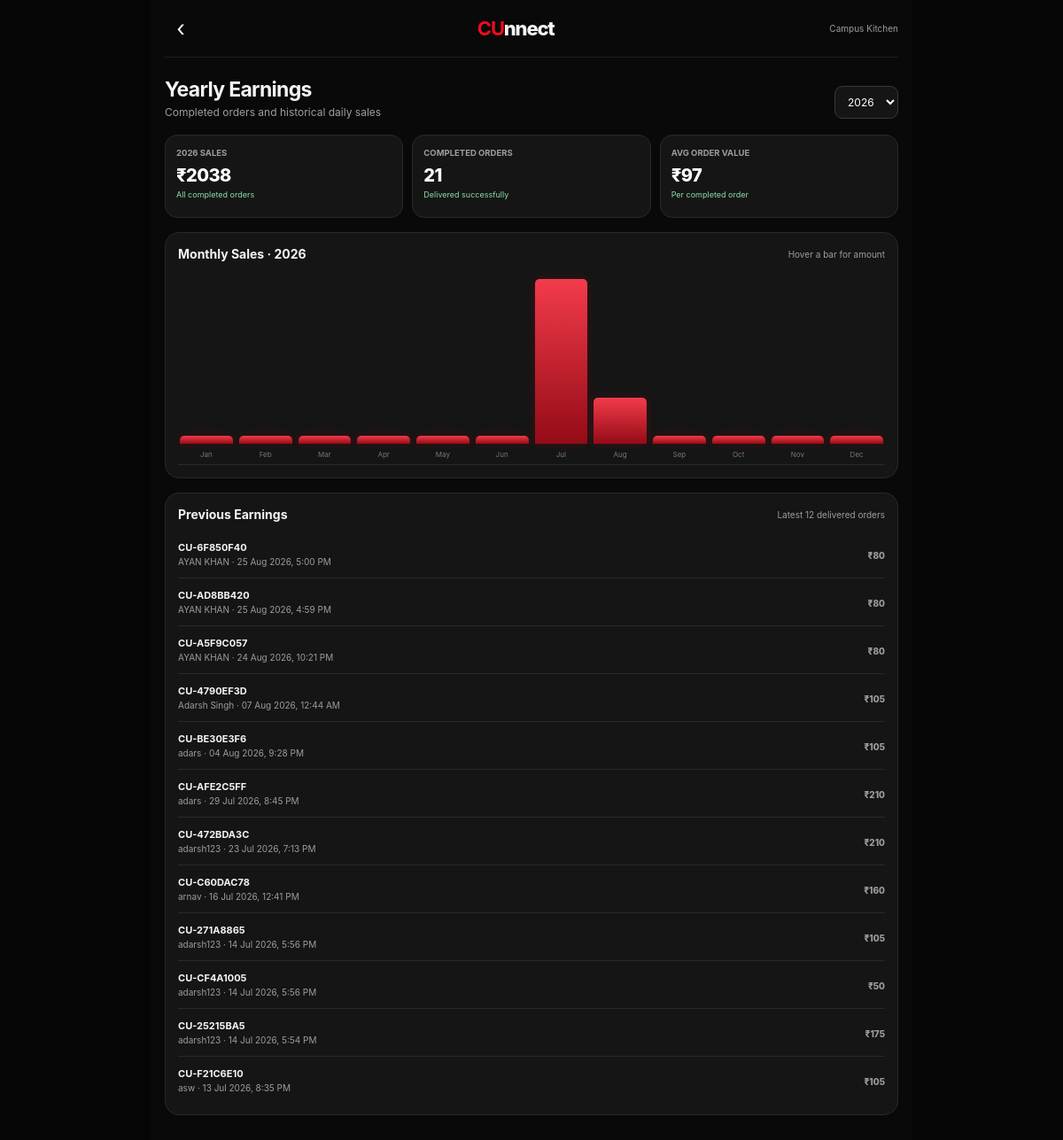
/vendor/earnings/ (signed in), run on the app's committed database.
### myapp/models.py (models this page shows, shortened)
class VendorProfile(models.Model):
    VENDOR_TYPE_CHOICES = [
        ("food", "Food Vendor"),
        ("printout", "Printout Vendor"),
        ("hostel", "Hostel Essentials Vendor"),
    ]
    user = models.OneToOneField(
        User,
        on_delete=models.CASCADE,
        related_name="vendor_profile"
    )
    business_name = models.CharField(max_length=150)
    vendor_type = models.CharField(
        max_length=30,
        default="food"
    )
    kitchen_open = models.BooleanField(default=True)
    phone = models.CharField(
        max_length=15,
        unique=True,
        null=True,
        blank=True
    )
    bw_price_per_page = models.DecimalField(
        max_digits=6,
        decimal_places=2,
        default=1.00
    )
    color_price_per_page = models.DecimalField(
        max_digits=6,
        decimal_places=2,
        default=5.00
    )
    is_approved = models.BooleanField(default=False)
    is_active = models.BooleanField(default=True)
    upi_id = models.CharField(max_length=120, blank=True, default="")
    upi_qr_image = models.ImageField(
        upload_to="vendor_qr/", blank=True, null=True)
    logo = models.ImageField(
        upload_to="vendor_logo/", blank=True, null=True)
    store_description = models.TextField(blank=True, default="")

### food/models.py (models this page shows, shortened)
class Order(models.Model):
    STATUS_CHOICES = [
        ("pending", "Pending"),
        ("accepted", "Accepted"),
        ("preparing", "Preparing"),
        ("ready", "Ready for Pickup"),
        ("out_for_delivery", "Out for Delivery"),
        ("completed", "Completed"),
        ("cancelled", "Cancelled"),
    ]
    PAYMENT_STATUS_CHOICES = [
        ("pending", "Pending"),
        ("paid", "Paid"),
        ("failed", "Failed"),
    ]
    order_number = models.CharField(
        max_length=20,
        unique=True,
        editable=False
    )
    vendor = models.ForeignKey(
        "myapp.VendorProfile",
        on_delete=models.CASCADE,
        related_name="orders"
    )
    customer = models.ForeignKey(
        settings.AUTH_USER_MODEL,
        on_delete=models.SET_NULL,
        null=True,
        blank=True,
        related_name="food_orders"
    )
    delivery_partner = models.ForeignKey(
        "myapp.DeliveryProfile",
        on_delete=models.SET_NULL,
        null=True,
        blank=True,
        related_name="assigned_orders"
    )
    customer_name = models.CharField(max_length=120)
    customer_phone = models.CharField(max_length=15)
    delivery_address = models.TextField()
    landmark = models.CharField(max_length=200, blank=True)
    customer_upi = models.CharField(max_length=120, blank=True, default="")
    txn_last4 = models.CharField(max_length=4, blank=True, default="")
    txn_id = models.CharField(max_length=64, blank=True, default="")
    payment_method = models.CharField(
        max_length=30,
        default="cash"
    )
    payment_status = models.CharField(
        max_length=20,
        choices=PAYMENT_STATUS_CHOICES,
        default="pending"
    )
    status = models.CharField(
        max_length=20,
        choices=STATUS_CHOICES,
        default="pending"
    )
    subtotal = models.DecimalField(
        max_digits=10,
        decimal_places=2,
        default=0
    )
    discount = models.DecimalField(
        max_digits=10,
        decimal_places=2,
        default=0
    )
    total_amount = models.DecimalField(
        max_digits=10,
        decimal_places=2,
        default=0
    )
    order_note = models.TextField(blank=True)
    delivery_otp = models.CharField(
        max_length=4,
        blank=True,
        default=""
    )
    otp_verified = models.BooleanField(default=False)
    delivered_at = models.DateTimeField(
        null=True,
        blank=True
    )
    created_at = models.DateTimeField(auto_now_add=True)
    updated_at = models.DateTimeField(auto_now=True)
    class Meta:
        ordering = ["-created_at"]

### myapp/views.py (the view)
# urls.py: path("vendor/earnings/", views.vendor_earnings),
@vendor_required
def vendor_earnings(request):
    vendor = request.user.vendor_profile
    current_year = timezone.localdate().year
    try:
        selected_year = int(request.GET.get("year", current_year))
    except (TypeError, ValueError):
        selected_year = current_year
    completed_orders = Order.objects.filter(
        vendor=vendor,
        status="completed",
        delivered_at__isnull=False
    )
    available_years = sorted(
        {date.year for date in completed_orders.dates("delivered_at", "year")},
        reverse=True
    )
    if current_year not in available_years:
        available_years.insert(0, current_year)
    yearly_orders = completed_orders.filter(
        delivered_at__year=selected_year
    )
    raw_months = yearly_orders.annotate(
        earning_month=TruncMonth("delivered_at")
    ).values("earning_month").annotate(
        total=Sum("total_amount"),
        orders=Count("id")
    )
    month_totals = {
        item["earning_month"].month: item["total"]
        for item in raw_months
    }
    month_orders = {
        item["earning_month"].month: item["orders"]
        for item in raw_months
    }
    month_labels = [
        "Jan", "Feb", "Mar", "Apr", "May", "Jun",
        "Jul", "Aug", "Sep", "Oct", "Nov", "Dec"
    ]
    monthly_sales = []
    for month_number, label in enumerate(month_labels, start=1):
        monthly_sales.append({
            "month": label,
            "amount": month_totals.get(month_number, 0),
            "orders": month_orders.get(month_number, 0),
        })
    max_month_sale = max(
        [item["amount"] for item in monthly_sales] or [1]
    )
    for item in monthly_sales:
        item["bar_height"] = max(
            5,
            int((item["amount"] / max_month_sale) * 100)
        ) if max_month_sale else 5
    yearly_total = yearly_orders.aggregate(
        total=Sum("total_amount")
    )["total"] or 0
    completed_order_count = yearly_orders.count()
    average_order_value = (
        yearly_total / completed_order_count
        if completed_order_count else 0
    )
    recent_earnings = yearly_orders.order_by(
        "-delivered_at"
    )[:12]
    return render(request, "food/vendor_earnings.html", {
        "vendor": vendor,
        "selected_year": selected_year,
        "available_years": available_years,
        "monthly_sales": monthly_sales,
        "yearly_total": yearly_total,
        "completed_order_count": completed_order_count,
        "average_order_value": average_order_value,
        "recent_earnings": recent_earnings,
    })

### food/templates/food/vendor_earnings.html (shortened to what this page needs)
<!DOCTYPE html>
<html lang="en">
<head>
</head>
<body>
  <main class="app">
    <header class="header"><a class="back" href="{% url 'vendor_dashboard' %}" aria-label="Back to dashboard">‹</a><div class="brand"><strong>CU</strong>nnect</div><span class="vendor">{{ vendor.business_name }}</span></header>
    <section class="heading">
      <div><h1>Yearly Earnings</h1><p>Completed orders and historical daily sales</p></div>
      <form method="get"><select class="year-select" name="year" onchange="this.form.submit()">{% for year in available_years %}<option value="{{ year }}" {% if year == selected_year %}selected{% endif %}>{{ year }}</option>{% endfor %}</select></form>
    </section>
    <section class="stats">
      <article class="stat"><label>{{ selected_year }} SALES</label><strong>₹{{ yearly_total|floatformat:0 }}</strong><span>All completed orders</span></article>
      <article class="stat"><label>COMPLETED ORDERS</label><strong>{{ completed_order_count }}</strong><span>Delivered successfully</span></article>
      <article class="stat"><label>AVG ORDER VALUE</label><strong>₹{{ average_order_value|floatformat:0 }}</strong><span>Per completed order</span></article>
    </section>
    <section class="panel">
      <div class="panel-head"><h2>Monthly Sales · {{ selected_year }}</h2><span>Hover a bar for amount</span></div>
      <div class="chart">
        {% for item in monthly_sales %}
          <div class="bar-wrap"><span class="bar-amount">₹{{ item.amount|floatformat:0 }}</span><div class="bar" style="height:{{ item.bar_height }}%"></div><span class="bar-label">{{ item.month }}</span></div>
        {% endfor %}
      </div>
    </section>
    <section class="panel">
      <div class="panel-head"><h2>Previous Earnings</h2><span>Latest 12 delivered orders</span></div>
      <div class="history">
        {% for order in recent_earnings %}
          <article class="history-row"><div><strong>{{ order.order_number }}</strong><span>{{ order.customer_name }} · {{ order.delivered_at|date:"d M Y, g:i A" }}</span></div><span class="amount">₹{{ order.total_amount|floatformat:0 }}</span></article>
        {% empty %}<div class="empty">No completed sales for {{ selected_year }} yet.</div>{% endfor %}
      </div>
    </section>
  </main>
</body>
</html>

### food/templates/food/vendor_earnings.html (style rules this page uses)
:root { --page:#090909; --panel:#151515; --line:#292929; --red:#f10b1d; --green:#38b765; --white:#f5f5f5; --muted:#9d9d9d; }
* { box-sizing:border-box; }
html,body { min-height:100%; margin:0; }
body { background:#050505; color:var(--white); font-family:-apple-system,BlinkMacSystemFont,"Segoe UI",Roboto,Arial,sans-serif; }
.app { width:100%; max-width:860px; min-height:100vh; margin:0 auto; padding:0 16px 35px; background:var(--page); }
.header { height:65px; display:grid; grid-template-columns:42px 1fr auto; align-items:center; border-bottom:1px solid #1e1e1e; }
.back { width:36px; height:36px; display:grid; place-items:center; border-radius:50%; color:#fff; font-size:25px; text-decoration:none; }
.brand { justify-self:center; font-size:22px; font-weight:850; letter-spacing:-1.2px; }
.brand strong { color:var(--red); }
.vendor { justify-self:end; color:var(--muted); font-size:10px; }
.heading { display:flex; align-items:flex-end; justify-content:space-between; gap:12px; padding:22px 0 18px; }
h1 { margin:0 0 4px; font-size:23px; letter-spacing:-.7px; }
.heading p { margin:0; color:var(--muted); font-size:12px; }
.year-select { padding:9px 10px; border:1px solid #393939; border-radius:9px; outline:0; background:#151515; color:#fff; font:inherit; font-size:12px; }
.stats { display:grid; grid-template-columns:repeat(3,1fr); gap:10px; }
.stat { min-height:94px; padding:14px 12px; border:1px solid var(--line); border-radius:14px; background:var(--panel); }
.stat label { display:block; color:var(--muted); font-size:9.5px; font-weight:700; }
.stat strong { display:block; margin-top:8px; color:#fff; font-size:20px; font-weight:850; letter-spacing:-.6px; }
.stat span { display:block; margin-top:4px; color:#8bddaa; font-size:9px; }
.panel { margin-top:16px; overflow:hidden; border:1px solid var(--line); border-radius:16px; background:var(--panel); }
.panel-head { display:flex; align-items:center; justify-content:space-between; padding:15px 14px 10px; }
.panel-head h2 { margin:0; font-size:14px; }
.panel-head span { color:var(--muted); font-size:10px; }
.chart { display:flex; align-items:flex-end; gap:7px; height:220px; margin:0 14px 14px; padding:10px 2px 23px; border-bottom:1px solid var(--line); }
.bar-wrap { position:relative; display:flex; height:100%; flex:1; align-items:flex-end; min-width:15px; }
.bar { width:100%; min-height:5px; border-radius:5px 5px 0 0; background:linear-gradient(#f33b4b,#940b16); box-shadow:0 0 12px rgba(241,11,29,.18); }
.bar-label { position:absolute; top:calc(100% + 7px); left:50%; color:#777; font-size:8px; transform:translateX(-50%); }
.history { padding:0 14px 12px; }
.history-row { display:flex; align-items:center; justify-content:space-between; gap:10px; padding:12px 0; border-top:1px solid var(--line); }
.history-row:first-child { border-top:0; }
.history-row strong { display:block; font-size:11px; }
.history-row span { display:block; margin-top:3px; color:var(--muted); font-size:10px; }
.amount { color:#8bddaa; font-size:12px; font-weight:850; white-space:nowrap; }

### data on the page
VendorProfile: business_name "Campus Kitchen"
Order: order_number "CU-6F850F40", customer_name "AYAN KHAN", delivered_at "25 Aug 2026, 5:00 PM", total_amount "80"
Order: order_number "CU-AD8BB420", customer_name "AYAN KHAN", delivered_at "25 Aug 2026, 4:59 PM", total_amount "80"
Order: order_number "CU-A5F9C057", customer_name "AYAN KHAN", delivered_at "24 Aug 2026, 10:21 PM", total_amount "80"
Order: order_number "CU-4790EF3D", customer_name "Adarsh Singh", delivered_at "07 Aug 2026, 12:44 AM", total_amount "105"
Order: order_number "CU-BE30E3F6", customer_name "adars", delivered_at "04 Aug 2026, 9:28 PM", total_amount "105"
Order: order_number "CU-AFE2C5FF", customer_name "adars", delivered_at "29 Jul 2026, 8:45 PM", total_amount "210"
Order: order_number "CU-472BDA3C", customer_name "adarsh123", delivered_at "23 Jul 2026, 7:13 PM", total_amount "210"
Order: order_number "CU-C60DAC78", customer_name "arnav", delivered_at "16 Jul 2026, 12:41 PM", total_amount "160"
Order: order_number "CU-271A8865", customer_name "adarsh123", delivered_at "14 Jul 2026, 5:56 PM", total_amount "105"
Order: order_number "CU-CF4A1005", customer_name "adarsh123", delivered_at "14 Jul 2026, 5:56 PM", total_amount "50"
Order: order_number "CU-25215BA5", customer_name "adarsh123", delivered_at "14 Jul 2026, 5:54 PM", total_amount "175"
Order: order_number "CU-F21C6E10", customer_name "asw", delivered_at "13 Jul 2026, 8:35 PM", total_amount "105"

### other printed values
{{ selected_year }} "2026"
{{ yearly_total|floatformat:0 }} "2038"
{{ completed_order_count }} "21"
{{ average_order_value|floatformat:0 }} "97"
{{ item.month }} "Jan" "Feb" "Mar" "Apr" "May" "Jun" "Jul" "Aug" "Sep" "Oct" "Nov" "Dec"
form field year "2026"
